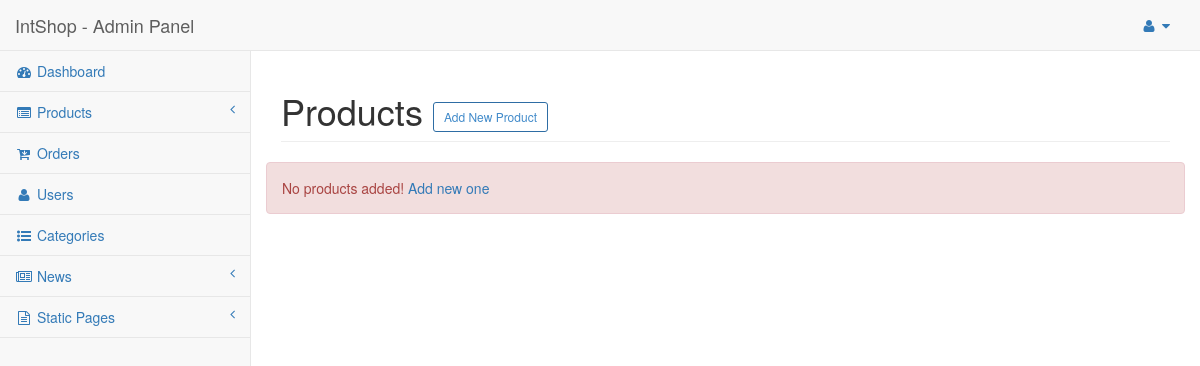
Before: /index.php/admin/products with the older database file.
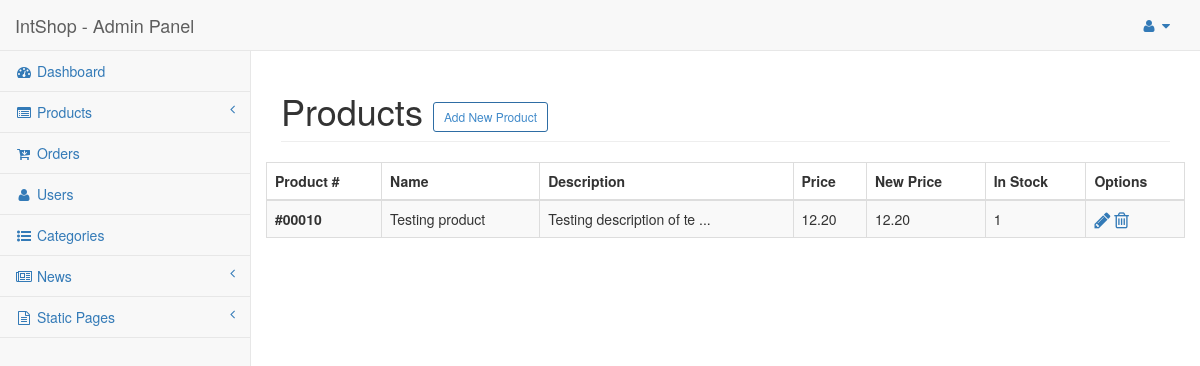
After: the same page with the newer database file.
### tables this page shows
CREATE TABLE IF NOT EXISTS `products` (
`id` int(11) NOT NULL,
  `name` varchar(255) NOT NULL,
  `description` text NOT NULL,
  `price` decimal(10,2) NOT NULL,
  `new_price` decimal(10,2) NOT NULL,
  `in_stock` int(11) NOT NULL,
  `main_photo` int(11) NOT NULL
);

### application/controllers/admin/products.php (called while the page is built, shortened)
<?php
class Products extends CI_Controller {
	public function __construct() {
		$this->load->model('admin/Products_model');
	}
	public function index() {
		$data = array(
			'products' => $this->Products_model->all_products(),
			'main_content' => 'admin/pages/products'
		);
		$this->load->view('admin/main', $data);
	}
}

### index.php (called while the page is built, shortened)
<?php
require_once BASEPATH.'core/CodeIgniter.php';

### application/models/admin/products_model.php (called while the page is built, shortened)
<?php
class Products_model extends CI_Model {
	private $products_table	= 'products',
			$photos_table 	= 'photos',
			$category_table = 'products_cats';
	public function all_products() {
		return $this->db->get($this->products_table)->result();
	}
}

### application/views/admin/pages/products.php (the view, shortened to what this page needs)
<div id="page-wrapper">
    <div class="row">
        <div class="col-lg-12">
            <h1 class="page-header">Products <a href="<?php echo base_url('admin/products/add') ?>" class="btn btn-outline btn-primary btn-sm">Add New Product</a></h1>
        </div>
    </div>
    <div class="row">
		<?php if ($products): ?>
		<div class="table-responsive">
			<table class="table table-striped table-bordered table-hover">
				<thead>
					<tr>
						<th>Product #</th>
						<th>Name</th>
						<th>Description</th>
						<th>Price</th>
						<th>New Price</th>
						<th>In Stock</th>
						<th>Options</th>
					</tr>
				</thead>
				<tbody>
					<?php foreach ($products as $product): ?>
					<tr>
						<th><?php echo sprintf('#%05d', $product->id); ?></th>
						<td><?php echo $product->name; ?></td>
						<td><?php echo substr(strip_tags($product->description), 0, 25) . ' ...' ?></td>
						<td><?php echo $product->price; ?></td>
						<td><?php echo $product->new_price; ?></td>
						<td><?php echo $product->in_stock; ?></td>
						<td><a href="<?php echo base_url("admin/products/edit/{$product->id}") ?>"><i class="fa fa-pencil fa-lg"></i></a> <a href="<?php echo base_url("admin/products/delete/{$product->id}") ?>"><i class="fa fa-trash-o fa-lg"></i></a></td>
					</tr>
					<?php endforeach; ?>
				</tbody>
			</table>
		</div>
		<?php else: ?>
		<div class="alert alert-danger" role="alert">No products added! <a href="<?php echo base_url('admin/products/add') ?>">Add new one</a></div>
		<?php endif; ?>
	</div>
</div>

Changed rows visible on the page:
added products: id "00010", name "Testing product", description "Testing description of te", price "12.20", new_price "12.20", in_stock "1"
Other visible differences:
text no longer shown: "No products added! Add new one"
text now shown: "Product # Name Description Price New Price In Stock Options"
